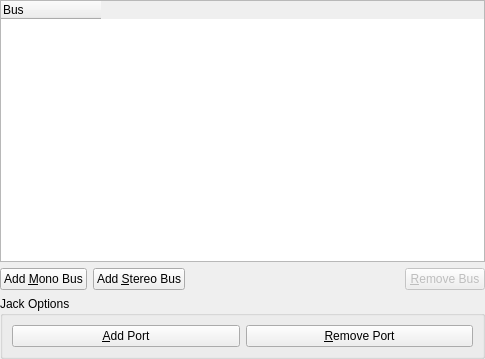
<?xml version="1.0" encoding="UTF-8"?>
<ui version="4.0">
 <class>AudioIOPageWidget</class>
 <widget class="QWidget" name="AudioIOPageWidget">
  <property name="geometry">
   <rect>
    <x>0</x>
    <y>0</y>
    <width>485</width>
    <height>359</height>
   </rect>
  </property>
  <property name="windowTitle">
   <string>Form</string>
  </property>
  <layout class="QVBoxLayout" name="verticalLayout">
   <property name="margin">
    <number>0</number>
   </property>
   <item>
    <widget class="QTreeWidget" name="treeWidget">
     <property name="tabKeyNavigation">
      <bool>true</bool>
     </property>
     <property name="showDropIndicator" stdset="0">
      <bool>false</bool>
     </property>
     <property name="textElideMode">
      <enum>Qt::ElideMiddle</enum>
     </property>
     <property name="expandsOnDoubleClick">
      <bool>false</bool>
     </property>
     <attribute name="headerStretchLastSection">
      <bool>false</bool>
     </attribute>
     <column>
      <property name="text">
       <string>Bus</string>
      </property>
     </column>
    </widget>
   </item>
   <item>
    <layout class="QHBoxLayout" name="horizontalLayout">
     <item>
      <widget class="QPushButton" name="buttonAddMonoBus">
       <property name="text">
        <string>Add &amp;Mono Bus</string>
       </property>
      </widget>
     </item>
     <item>
      <widget class="QPushButton" name="buttonAddStereoBus">
       <property name="text">
        <string>Add &amp;Stereo Bus</string>
       </property>
      </widget>
     </item>
     <item>
      <spacer name="horizontalSpacer">
       <property name="orientation">
        <enum>Qt::Horizontal</enum>
       </property>
       <property name="sizeHint" stdset="0">
        <size>
         <width>40</width>
         <height>20</height>
        </size>
       </property>
      </spacer>
     </item>
     <item>
      <widget class="QPushButton" name="buttonRemoveBus">
       <property name="enabled">
        <bool>false</bool>
       </property>
       <property name="text">
        <string>&amp;Remove Bus</string>
       </property>
      </widget>
     </item>
    </layout>
   </item>
   <item>
    <widget class="QGroupBox" name="groupBoxJack">
     <property name="title">
      <string>Jack Options</string>
     </property>
     <layout class="QHBoxLayout" name="horizontalLayout_3">
      <item>
       <widget class="QPushButton" name="buttonAddPort">
        <property name="text">
         <string>&amp;Add Port</string>
        </property>
       </widget>
      </item>
      <item>
       <widget class="QPushButton" name="buttonRemovePort">
        <property name="text">
         <string>&amp;Remove Port</string>
        </property>
       </widget>
      </item>
     </layout>
    </widget>
   </item>
  </layout>
 </widget>
 <resources/>
 <connections>
  <connection>
   <sender>buttonAddMonoBus</sender>
   <signal>clicked()</signal>
   <receiver>AudioIOPageWidget</receiver>
   <slot>addMonoBus()</slot>
   <hints>
    <hint type="sourcelabel">
     <x>85</x>
     <y>273</y>
    </hint>
    <hint type="destinationlabel">
     <x>292</x>
     <y>291</y>
    </hint>
   </hints>
  </connection>
  <connection>
   <sender>buttonAddStereoBus</sender>
   <signal>clicked()</signal>
   <receiver>AudioIOPageWidget</receiver>
   <slot>addStereoBus()</slot>
   <hints>
    <hint type="sourcelabel">
     <x>189</x>
     <y>280</y>
    </hint>
    <hint type="destinationlabel">
     <x>316</x>
     <y>256</y>
    </hint>
   </hints>
  </connection>
  <connection>
   <sender>buttonRemoveBus</sender>
   <signal>clicked()</signal>
   <receiver>AudioIOPageWidget</receiver>
   <slot>removeBus()</slot>
   <hints>
    <hint type="sourcelabel">
     <x>454</x>
     <y>284</y>
    </hint>
    <hint type="destinationlabel">
     <x>445</x>
     <y>291</y>
    </hint>
   </hints>
  </connection>
  <connection>
   <sender>buttonAddPort</sender>
   <signal>clicked()</signal>
   <receiver>AudioIOPageWidget</receiver>
   <slot>addPort()</slot>
   <hints>
    <hint type="sourcelabel">
     <x>124</x>
     <y>335</y>
    </hint>
    <hint type="destinationlabel">
     <x>242</x>
     <y>179</y>
    </hint>
   </hints>
  </connection>
  <connection>
   <sender>buttonRemovePort</sender>
   <signal>clicked()</signal>
   <receiver>AudioIOPageWidget</receiver>
   <slot>removePort()</slot>
   <hints>
    <hint type="sourcelabel">
     <x>360</x>
     <y>335</y>
    </hint>
    <hint type="destinationlabel">
     <x>242</x>
     <y>179</y>
    </hint>
   </hints>
  </connection>
 </connections>
 <slots>
  <slot>addMonoBus()</slot>
  <slot>addStereoBus()</slot>
  <slot>removeBus()</slot>
  <slot>addPort()</slot>
  <slot>removePort()</slot>
 </slots>
</ui>
